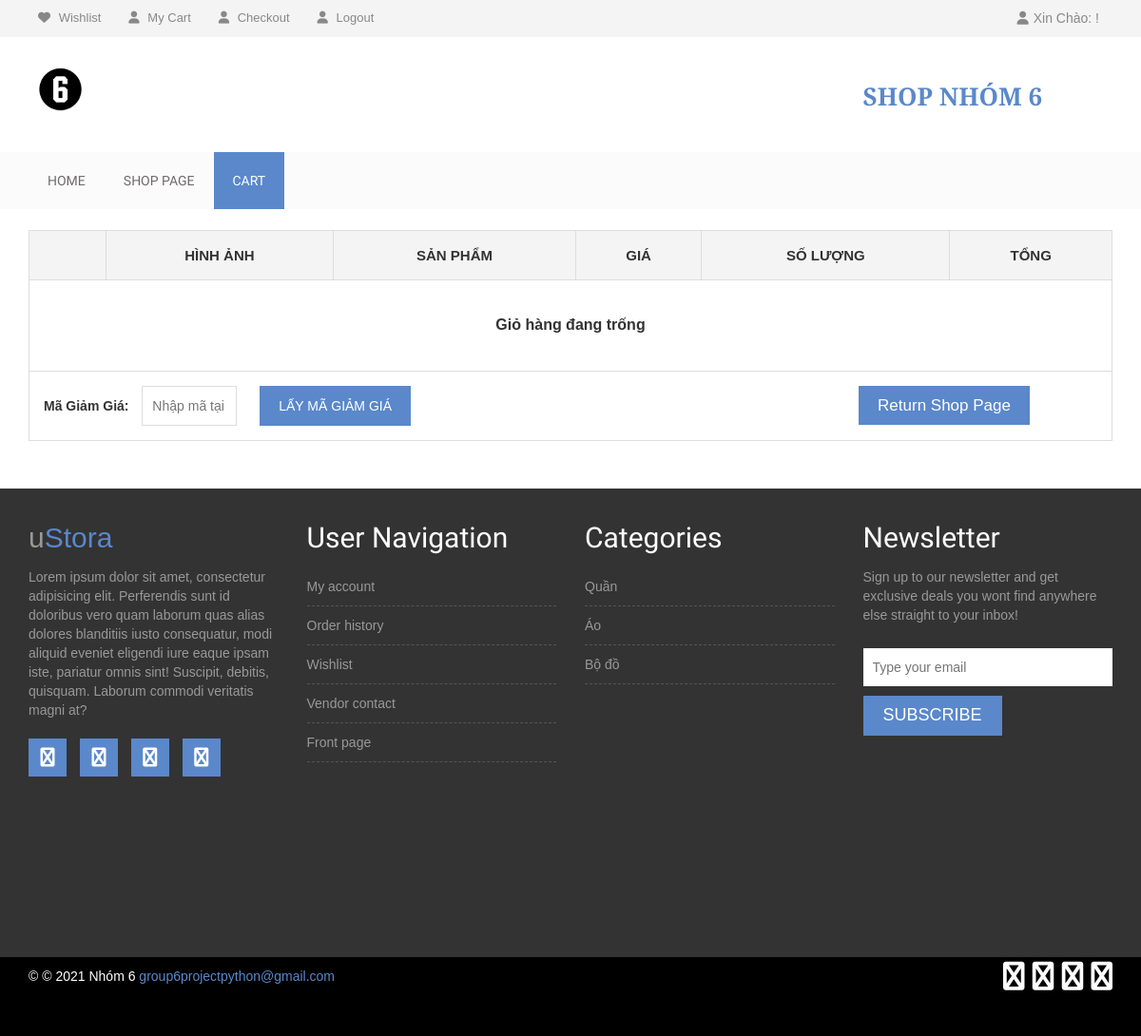
The app's page /cart/ (signed in), older data.
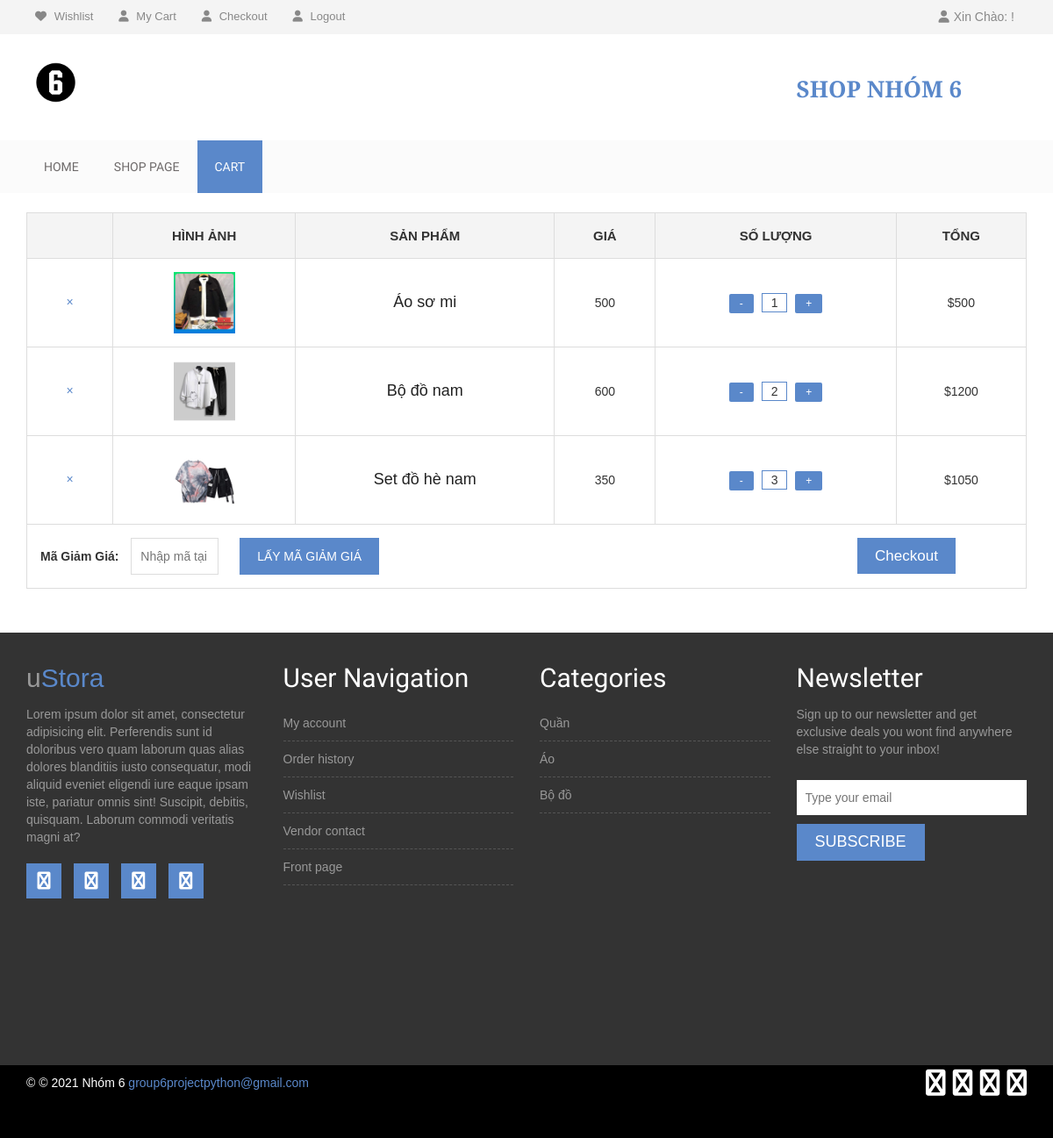
The same page, newer data.
### Carts/models.py (models this page shows, shortened)
class CartItem(models.Model):
    user = models.ForeignKey(User, on_delete=models.CASCADE, null=True)
    product = models.ForeignKey(Product, on_delete=models.CASCADE)
    cart = models.ForeignKey(Cart, on_delete=models.CASCADE, null=True)
    quantity = models.IntegerField()
    is_active = models.BooleanField(default=True)
    def sub_total(self):
        return int(self.quantity * self.product.price)

### Store/models.py (models this page shows, shortened)
class Product(models.Model):
    name = models.CharField(max_length=20)
    price = models.PositiveIntegerField(default=0)
    description = models.CharField(max_length=1000, default = "Không có")
    category = models.CharField(max_length=200, default=None)
    img = models.ImageField(upload_to='uploads/img')
    id = models.CharField(max_length=200, primary_key=True,default=1)
    slug = SlugField(max_length=100, unique=True,default=1)
    discount_price = models.PositiveIntegerField(blank=True, null=True,default=1)
    best_seller = models.BooleanField(default = False)

### Carts/views.py (the view)
# urls.py: path('', views.cart, name='cart'),
@login_required(login_url='/user/login/')
def cart(request, total=0, quantity=0):
    total = 0
    CartItems  = CartItem.objects.all()
    return render(request, 'cart.html',{'CartItems' : CartItems})

### templates/cart.html (shortened to what the changed rows need)
{% extends 'base.html' %}
{% load static %}
{% block content %}
     <div class="single-product-area pt-22">
        <div class="container">
            <div class="row">
                <div class="col-md-12">
                    <div class="product-content-right">
                        <div class="woocommerce">
                            <form method="post" action="#">
                                <table cellspacing="0" class="shop_table cart">
                                    <thead>
                                        <tr>
                                            <th class="product-remove">&nbsp;</th>
                                            <th class="product-thumbnail">Hình ảnh</th>
                                            <th class="product-name">Sản phẩm</th>
                                            <th class="product-price">Giá</th>
                                            <th class="product-quantity">Số lượng</th>
                                            <th class="product-subtotal">Tổng</th>
                                        </tr>
                                    </thead>
                                    <tbody>
                                    {% if CartItems|length <= 0 %}
                                        <td colspan="6" style="font-size:16px;font-weight:700;padding:36px">Giỏ hàng đang trống</td>
                                    {% else %}
                                        {% for item in CartItems %}
                                            <tr class="cart_item">
                                                <td class="product-remove" onclick="return confirm('Bạn có chắc chắn muốn xóa sản phẩm khỏi giỏ hàng?')">
                                                    <a title="Remove this item" class="remove" href="{% url 'remove_cart_item' item.product.id item.id %}">×</a>
                                                </td>
                                                <td class="product-thumbnail">
                                                    <a href="{{product.get_absolute_url}}"><img width="145" height="145" alt="poster_1_up" class="shop_thumbnail" src="{{item.product.img.url}}" pagespeed_url_hash="2028383707" onload="pagespeed.CriticalImages.checkImageForCriticality(this);"></a>
                                                </td>
                                                <td class="product-name">
                                                    <a href="{{product.get_absolute_url}}">{{item.product.name}}</a>
                                                </td>
                                                <td class="product-price">
                                                    <span class="amount">{{item.product.price}}</span>
                                                </td>
                                                <td class="product-quantity">
                                                    <div class="quantity buttons_added">
                                                        <a href="{% url 'remove_cart' item.product.id item.id %}" style="font-size:12px;padding:4px 12px; border-radius:2px; background:#5a88ca;color:#fff">-</a>
                                                        <span style="padding:2px 10px;margin:0 5px; border:1px solid #5a88ca">{{item.quantity}}</span>
                                                        <a href="{% url 'add_cart' item.product.id %}" style="font-size:12px;padding:4px 12px; border-radius:2px; background:#5a88ca;color:#fff">+</a>
                                                    </div>
                                                </td>
                                                <td class="product-subtotal">
                                                    <span class="amount">${{item.sub_total}}</span>
                                                </td>
                                            </tr>
                                        {% endfor %}
                                    {% endif %}
                                        <tr>
                                            <td class="actions" colspan="6" >
                                                <div class="coupon">
                                                    <label for="coupon_code">Mã Giảm Giá:</label>
                                                    <input type="text" placeholder="Nhập mã tại đây" value="" id="coupon_code" class="input-text" name="coupon_code" style="margin-left:10px">
                                                    <input type="submit" value="Lấy mã giảm giá" name="apply_coupon" class="button" style="margin-left:20px">
                                                </div>
                                                {% if CartItems|length > 0 %}
                                                    <a href="{% url 'checkout' %}" style="margin-left:480px;line-height:42px;padding:11px 20px;background-color:#5a88ca;color:#fff;font-size:17px;text-decoration:none" class="checkout-button button alt wc-forward">Checkout</a>
                                                {% else %}
                                                    <a href="{% url 'shop' %}" style="margin-left:400px;line-height:42px;padding:11px 20px;background-color:#5a88ca;color:#fff;font-size:17px;text-decoration:none" class="checkout-button button alt wc-forward">Return Shop Page</a>
                                                {% endif%}
                                            </td>
                                        </tr>
                                    </tbody>
                                </table>
                            </form>
                            </div>
                        </div>
                    </div>
                </div>
            </div>
        </div>
{% endblock  %}

Row changes from the older to the newer data that the page shows:
added CartItem: product.img (picture), product.name "Áo sơ mi", product.price "500", quantity "1", sub_total "500"
added CartItem: product.img (picture), product.name "Bộ đồ nam", product.price "600", quantity "2", sub_total "1200"
added CartItem: product.img (picture), product.name "Set đồ hè nam", product.price "350", quantity "3", sub_total "1050"
Text that changed along with them:
text no longer shown: "Giỏ hàng đang trống Return Shop Page"
text now shown: "Checkout"
